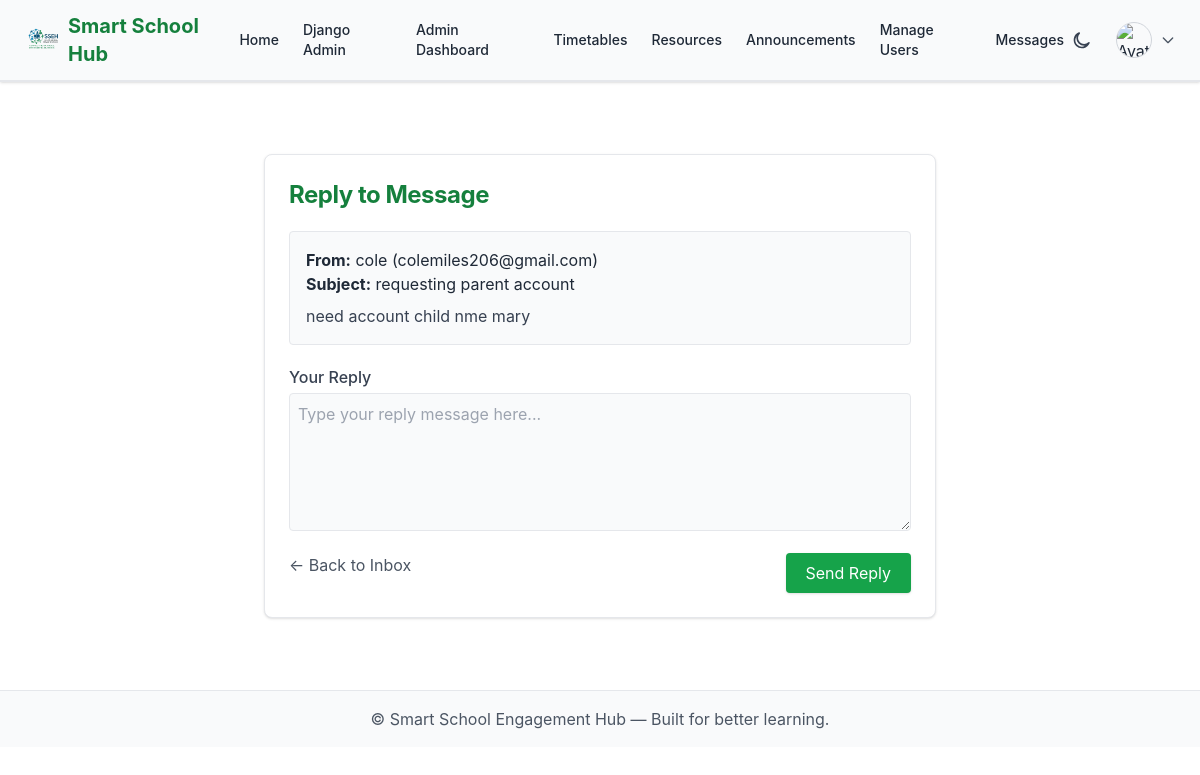
Screenshot of /support/admin/inbox/1/reply/ (signed in) with the database file from the repository.
### support/models.py (models this page shows, shortened)
class ContactMessage(models.Model):
    name = models.CharField(max_length=100)
    email = models.EmailField()
    subject = models.CharField(max_length=200)
    message = models.TextField()
    reply = models.TextField(blank=True, null=True)
    is_replied = models.BooleanField(default=False)
    created_at = models.DateTimeField(auto_now_add=True)
    replied_at = models.DateTimeField(blank=True, null=True)
    replied_by = models.ForeignKey(
        User, on_delete=models.SET_NULL, null=True, blank=True, related_name="admin_replies"
    )
    reply_text = models.TextField(blank=True, null=True)
    replied_by = models.ForeignKey(User, null=True, blank=True, on_delete=models.SET_NULL, related_name="replied_messages")
    replied_at = models.DateTimeField(null=True, blank=True)
    class Meta:
        ordering = ['-created_at']

### support/views.py (the view, shortened to what this page needs)
# urls.py: path("admin/inbox/<int:pk>/reply/", views.reply_message, name="reply_message"),
@login_required
@user_passes_test(is_school_admin)
def reply_message(request, pk):
    message = get_object_or_404(ContactMessage, pk=pk)
    return render(request, "support/reply_message.html", {"message": message})

### communications/context_processors.py (called while the page is built)
def unread_messages_count(request):
    if request.user.is_authenticated and hasattr(request.user, "is_parent") and request.user.is_parent:
        count = ParentMessage.objects.filter(parent=request.user, is_read=False).count()
        return {"unread_messages_count": count}
    return {"unread_messages_count": 0}

### sseh_multi/context_processors.py (called while the page is built)
def unread_messages_count(request):
    if request.user.is_authenticated and getattr(request.user, "is_school_admin", False):
        count = ContactMessage.objects.filter(is_replied=False).count()
    else:
        count = 0
    return {"unread_message_count": count}

### support/views.py (called while the page is built)
def is_school_admin(user):
    return user.is_school_admin or user.is_superuser

### support/templates/support/reply_message.html (shortened to what this page needs)
{% extends "base.html" %}
{% block content %}
<div class="max-w-2xl mx-auto mt-10 bg-white p-6 rounded-lg shadow border border-gray-200">
    <h1 class="text-2xl font-bold text-green-700 mb-5">Reply to Message</h1>
    <div class="bg-gray-50 p-4 rounded border mb-5">
        <p><strong>From:</strong> {{ message.name }} ({{ message.email }})</p>
        <p><strong>Subject:</strong> {{ message.subject }}</p>
        <p class="mt-2 text-gray-700">{{ message.message }}</p>
    </div>
    <form method="POST" class="space-y-4">
        <div>
            <label class="block text-gray-700 font-medium mb-1">Your Reply</label>
            <textarea name="reply" rows="5"
                class="w-full border rounded p-2 focus:ring-2 focus:ring-green-500 focus:outline-none"
                placeholder="Type your reply message here..."></textarea>
        </div>
        <div class="flex justify-between">
            <a href="{% url 'support:admin_inbox' %}" class="text-gray-600 hover:underline">← Back to Inbox</a>
            <button type="submit"
                class="bg-green-600 hover:bg-green-700 text-white px-5 py-2 rounded shadow transition">Send
                Reply</button>
        </div>
    </form>
</div>
{% endblock %}

### static/css/global.css (style rules this page uses)
body { font-family: 'Inter', sans-serif; line-height: 1.6; -webkit-font-smoothing: antialiased; }
h1, h2, h3, h4, h5, h6 { font-weight: 600; letter-spacing: -0.02em; }
p { margin-bottom: 0.75rem; }
.transition { transition: all 0.3s ease; }

### static/css/theme.css (style rules this page uses)
:root { --bg: #ffffff; --surface: #f9fafb; --text: #1f2937; --border: #e5e7eb; --green: #16a34a; --green-hover: #22c55e; --red: #dc2626; --red-hover: #b91c1c; }
body { background-color: var(--bg); color: var(--text); font-family: 'Inter', sans-serif; transition: background-color 0.3s ease, color 0.3s ease; }
input, select, textarea { background-color: var(--surface) !important; color: var(--text) !important; border: 1px solid var(--border) !important; border-radius: 0.5rem; padding: 0.5rem 0.75rem; transition: all 0.2s ease; }
input::placeholder, textarea::placeholder { color: #9ca3af !important; }
label { font-weight: 500; color: var(--text); display: block; margin-bottom: 0.25rem; }
a { color: var(--green); text-decoration: none; }

### rows the page displays
ContactMessage: name "cole", email "colemiles206@gmail.com", subject "requesting parent account", message "need account child nme mary"
